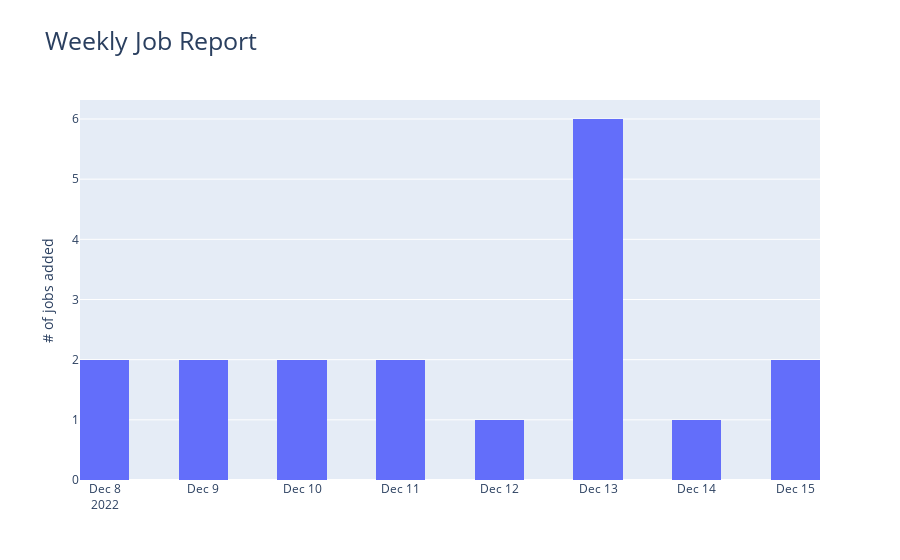

Notebook source saved alongside this figure:
### Markdown cell above
## General Report without remote vs hybrid/onsite

### Code cell
weekly_report = job_report.loc[(job_report['inserted_at'] >= format_week_ago) & (job_report['inserted_at'] <= format_today)]
fig = px.histogram(
    weekly_report, 
    x='inserted_at', 
    nbins=20, 
    title='Weekly Job Report',
#     needed to remove unnecessary date label
    hover_data={
        'inserted_at':''
    }
).update_layout(yaxis_title='# of jobs added', title_font_size=25, xaxis_title='')

fig.show()

# app = dp.App(dp.Plot(plot1), dp.DataTable(df))
# app.upload(name="My example app")

### Figure 1 — Plotly figure (JSON) as saved in the notebook; plotly's stock layout.template omitted (floating-point values rounded to 4 significant figures)
{"data": [{"alignmentgroup": "True", "bingroup": "x", "hovertemplate": "count=%{y}<extra></extra>", "legendgroup": "", "marker": {"color": "#636efa", "pattern": {"shape": ""}}, "name": "", "nbinsx": 20, "offsetgroup": "", "orientation": "v", "showlegend": false, "type": "histogram", "x": ["2022-12-08T00:00:00", "2022-12-09T00:00:00", "2022-12-10T00:00:00", "2022-12-11T00:00:00", "2022-12-08T00:00:00", "2022-12-09T00:00:00", "2022-12-10T00:00:00", "2022-12-11T00:00:00", "2022-12-12T00:00:00", "2022-12-13T00:00:00", "2022-12-13T00:00:00", "2022-12-13T00:00:00", "2022-12-13T00:00:00", "2022-12-13T00:00:00", "2022-12-13T00:00:00", "2022-12-14T00:00:00", "2022-12-15T00:00:00", "2022-12-15T00:00:00"], "xaxis": "x", "yaxis": "y"}], "layout": {"barmode": "relative", "legend": {"tracegroupgap": 0}, "title": {"font": {"size": 25}, "text": "Weekly Job Report"}, "xaxis": {"anchor": "y", "domain": [0, 1], "title": {"text": ""}}, "yaxis": {"anchor": "x", "domain": [0, 1], "title": {"text": "# of jobs added"}}}}
